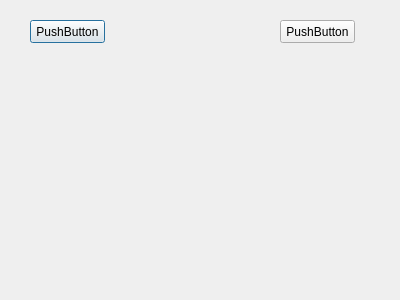
<?xml version="1.0" encoding="UTF-8"?>
<ui version="4.0">
 <class>Dialog</class>
 <widget class="QDialog" name="Dialog">
  <property name="geometry">
   <rect>
    <x>0</x>
    <y>0</y>
    <width>400</width>
    <height>300</height>
   </rect>
  </property>
  <property name="windowTitle">
   <string>Dialog</string>
  </property>
  <widget class="QPushButton" name="Btn_ToChs">
   <property name="geometry">
    <rect>
     <x>30</x>
     <y>20</y>
     <width>75</width>
     <height>23</height>
    </rect>
   </property>
   <property name="text">
    <string>PushButton</string>
   </property>
  </widget>
  <widget class="QPushButton" name="Btn_ToEn">
   <property name="geometry">
    <rect>
     <x>280</x>
     <y>20</y>
     <width>75</width>
     <height>23</height>
    </rect>
   </property>
   <property name="text">
    <string>PushButton</string>
   </property>
  </widget>
 </widget>
 <layoutdefault spacing="6" margin="11"/>
 <resources/>
 <connections/>
</ui>
